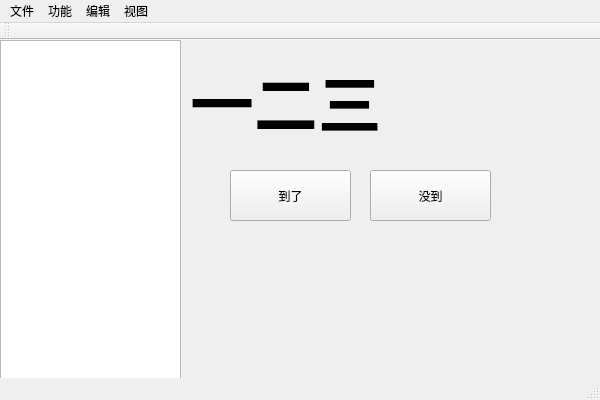
<?xml version="1.0" encoding="UTF-8"?>
<ui version="4.0">
 <class>qt4rollCallClass</class>
 <widget class="QMainWindow" name="qt4rollCallClass">
  <property name="geometry">
   <rect>
    <x>0</x>
    <y>0</y>
    <width>600</width>
    <height>400</height>
   </rect>
  </property>
  <property name="windowTitle">
   <string>qt4rollCall</string>
  </property>
  <widget class="QWidget" name="centralWidget">
   <widget class="QLabel" name="nameLabel">
    <property name="geometry">
     <rect>
      <x>190</x>
      <y>10</y>
      <width>201</width>
      <height>101</height>
     </rect>
    </property>
    <property name="font">
     <font>
      <family>Consolas</family>
      <pointsize>48</pointsize>
      <weight>75</weight>
      <bold>true</bold>
     </font>
    </property>
    <property name="layoutDirection">
     <enum>Qt::LeftToRight</enum>
    </property>
    <property name="text">
     <string>一二三</string>
    </property>
    <property name="textFormat">
     <enum>Qt::AutoText</enum>
    </property>
   </widget>
   <widget class="QPushButton" name="goodButton">
    <property name="geometry">
     <rect>
      <x>230</x>
      <y>130</y>
      <width>121</width>
      <height>51</height>
     </rect>
    </property>
    <property name="text">
     <string>到了</string>
    </property>
   </widget>
   <widget class="QPushButton" name="badButton">
    <property name="geometry">
     <rect>
      <x>370</x>
      <y>130</y>
      <width>121</width>
      <height>51</height>
     </rect>
    </property>
    <property name="text">
     <string>没到</string>
    </property>
   </widget>
   <widget class="QTreeView" name="treeView">
    <property name="geometry">
     <rect>
      <x>0</x>
      <y>0</y>
      <width>181</width>
      <height>361</height>
     </rect>
    </property>
   </widget>
  </widget>
  <widget class="QMenuBar" name="menuBar">
   <property name="geometry">
    <rect>
     <x>0</x>
     <y>0</y>
     <width>600</width>
     <height>23</height>
    </rect>
   </property>
   <widget class="QMenu" name="menu">
    <property name="title">
     <string>文件</string>
    </property>
    <widget class="QMenu" name="import_2">
     <property name="title">
      <string>导入</string>
     </property>
     <addaction name="actionTXT"/>
     <addaction name="actionExcel"/>
    </widget>
    <addaction name="open"/>
    <addaction name="import_2"/>
    <addaction name="exit"/>
   </widget>
   <widget class="QMenu" name="menu_2">
    <property name="title">
     <string>编辑</string>
    </property>
    <addaction name="action_3"/>
   </widget>
   <widget class="QMenu" name="menu_3">
    <property name="title">
     <string>功能</string>
    </property>
    <addaction name="action"/>
    <addaction name="action_4"/>
   </widget>
   <widget class="QMenu" name="menu_4">
    <property name="title">
     <string>视图</string>
    </property>
   </widget>
   <addaction name="menu"/>
   <addaction name="menu_3"/>
   <addaction name="menu_2"/>
   <addaction name="menu_4"/>
  </widget>
  <widget class="QToolBar" name="mainToolBar">
   <attribute name="toolBarArea">
    <enum>TopToolBarArea</enum>
   </attribute>
   <attribute name="toolBarBreak">
    <bool>false</bool>
   </attribute>
  </widget>
  <widget class="QStatusBar" name="statusBar"/>
  <action name="open">
   <property name="text">
    <string>打开</string>
   </property>
  </action>
  <action name="action_2">
   <property name="text">
    <string>打开</string>
   </property>
  </action>
  <action name="exit">
   <property name="text">
    <string>退出</string>
   </property>
  </action>
  <action name="actionTXT">
   <property name="text">
    <string>TXT</string>
   </property>
  </action>
  <action name="actionExcel">
   <property name="text">
    <string>Excel</string>
   </property>
  </action>
  <action name="action">
   <property name="text">
    <string>遍历全部学生</string>
   </property>
  </action>
  <action name="action_4">
   <property name="text">
    <string>从列表中抽取部分学生</string>
   </property>
  </action>
  <action name="action_3">
   <property name="text">
    <string>取消上一个操作</string>
   </property>
  </action>
 </widget>
 <layoutdefault spacing="6" margin="11"/>
 <resources>
  <include location="qt4rollcall.qrc"/>
 </resources>
 <connections/>
</ui>
